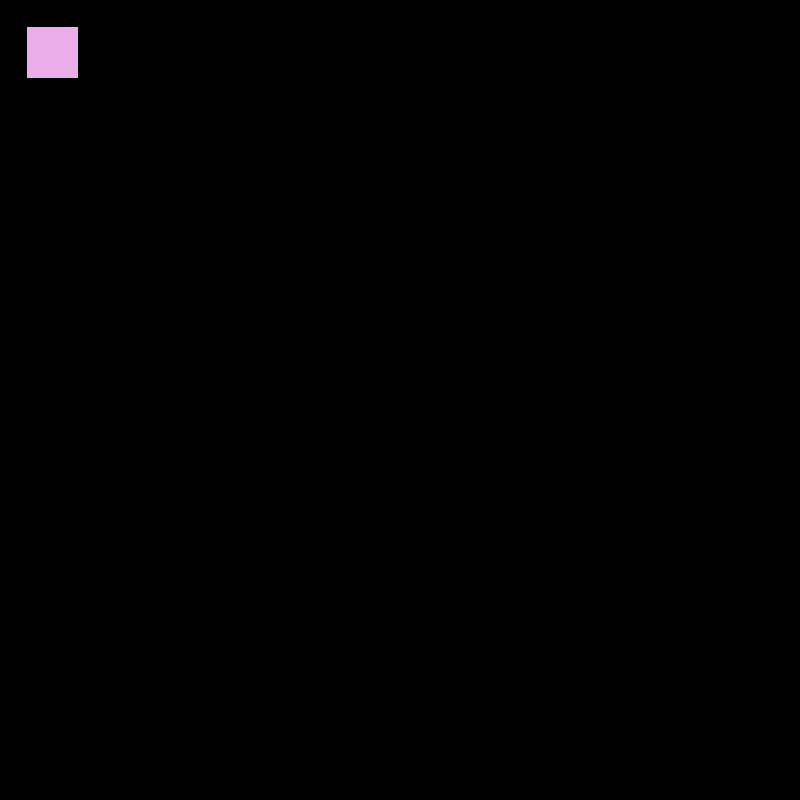
Frame 1 (no input)
Frame 60 (the mouse pressed at the canvas centre just before this capture): identical to frame 1, image omitted
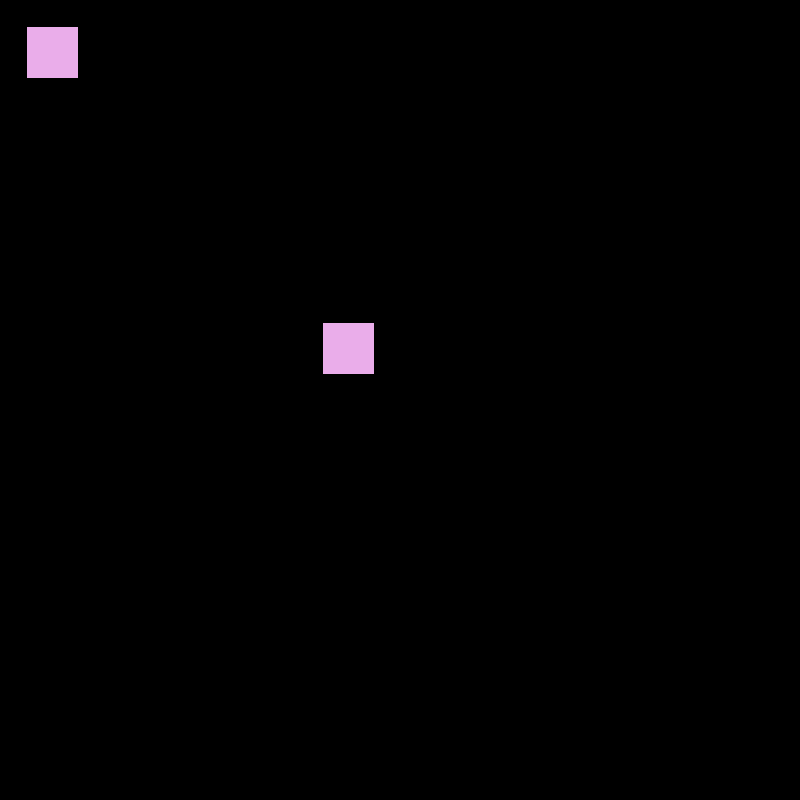
Frame 120 (the mouse held since frame 60 and released just before this capture)

The Processing sketch that drew these frames (run headless with seeded random() and noise(); from frame 60 on, the mouse is pressed at the canvas centre):

// Processing sketch: processing_154781
// ── processing_154781.pde


void setup()
{
size(800,800);
background(0);
}
void draw()
{
if(mousePressed == true){
}
fill(234,173,234);
rect(26, 26, 52, 52);
translate(mouseX, mouseY);
rotate(PI/1.0);
rect(26, 26, 52, 52);

}
